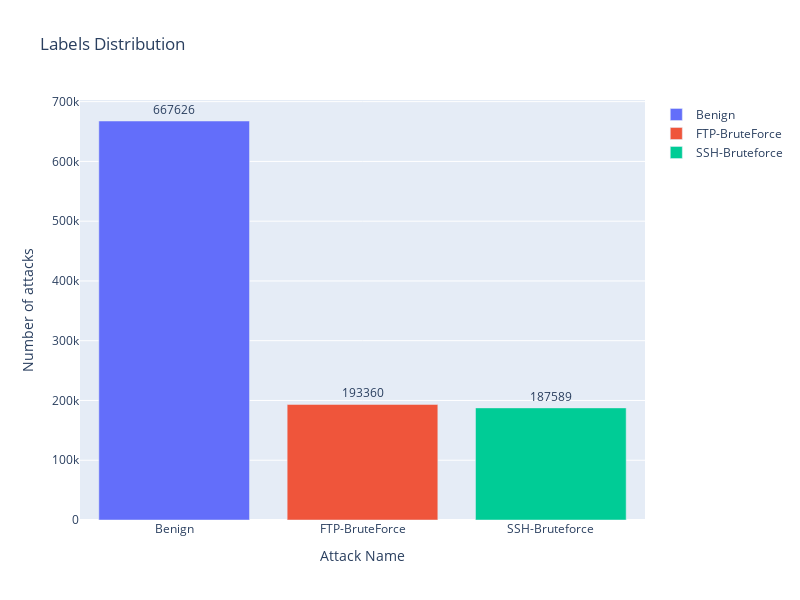

The notebook cell saved with this chart:
### Code cell
showAttackDistribution(rawsData['Label'])

### Figure 1 — Plotly figure (JSON) as saved in the notebook; plotly's stock layout.template omitted (floating-point values rounded to 4 significant figures)
{"data": [{"name": "Benign", "orientation": "v", "text": "667626", "textposition": "outside", "type": "bar", "x": ["Benign"], "y": [667626]}, {"name": "FTP-BruteForce", "orientation": "v", "text": "193360", "textposition": "outside", "type": "bar", "x": ["FTP-BruteForce"], "y": [193360]}, {"name": "SSH-Bruteforce", "orientation": "v", "text": "187589", "textposition": "outside", "type": "bar", "x": ["SSH-Bruteforce"], "y": [187589]}], "layout": {"height": 600, "title": {"text": "Labels Distribution"}, "width": 800, "xaxis": {"title": {"text": "Attack Name"}}, "yaxis": {"title": {"text": "Number of attacks"}}}}
